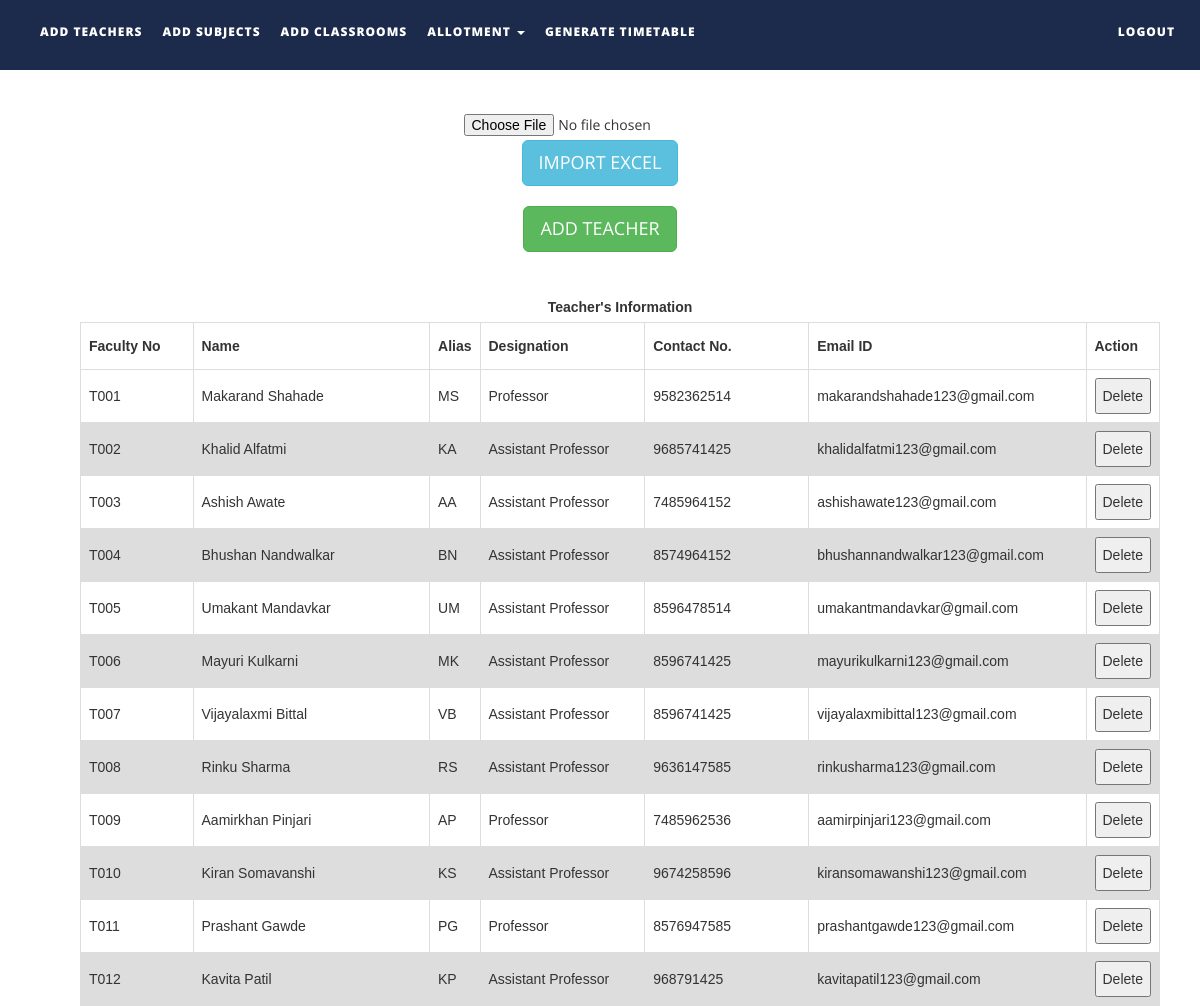
The app's page /files/addteachers.php with its own data.
### tables this page shows
CREATE TABLE `teachers` (
  `faculty_number` VARCHAR(10) NOT NULL,
  `name` TEXT NOT NULL,
  `alias` VARCHAR(10) NOT NULL,
  `designation` VARCHAR(30) NOT NULL,
  `contact_number` VARCHAR(15) NOT NULL,
  `emailid` VARCHAR(50) NOT NULL
);

### files/addteachers.php (the view, shortened to what this page needs)
<!DOCTYPE html>
<html xmlns="http://www.w3.org/1999/xhtml">
<head>
    <link href="assets/css/bootstrap.css" rel="stylesheet"/>
    <link href="assets/css/font-awesome.min.css" rel="stylesheet"/>
    <link href="assets/css/flexslider.css" rel="stylesheet"/>
    <link href="assets/css/style.css" rel="stylesheet"/>
</head>
<body>
<div class="navbar navbar-inverse navbar-fixed-top " id="menu">
    <div class="container">
        <div class="navbar-collapse collapse move-me">
            <ul class="nav navbar-nav navbar-left">
                <li><a href="addteachers.php">ADD TEACHERS</a></li>
                <li><a href="addsubjects.php">ADD SUBJECTS</a></li>
                <li><a href="addclassrooms.php">ADD CLASSROOMS</a></li>
                <li class="dropdown"><a class="dropdown-toggle" data-toggle="dropdown" aria-expanded="false">ALLOTMENT
                        <span class="caret"></span></a>
                </li>
                <li><a href="generatetimetable.php">GENERATE TIMETABLE</a></li>
            </ul>
            <ul class="nav navbar-nav navbar-right">
                <li><a href="index.php">LOGOUT</a></li>
            </ul>
        </div>
    </div>
</div>
<br>
<div align="center" style="margin-top:80px">
    <form name="import" method="post" enctype="multipart/form-data">
        <input type="file" name="file"/>
        <input type="submit" name="teacherexcel" id="teacherexcel" class="btn btn-info btn-lg" value="IMPORT EXCEL"/>
    </form>
</div>
<div align="center" style="margin-top:20px">
    <button id="teachermanual" class="btn btn-success btn-lg">ADD TEACHER</button>
</div>
<div>
    <br>
    <table id=teacherstable style="margin-left: 80px">
        <caption><strong>Teacher's Information </strong></caption>
        <tr>
            <th width="130">Faculty No</th>
            <th width=290>Name</th>
            <th width=50>Alias</th>
            <th width="190">Designation</th>
            <th width="190">Contact No.</th>
            <th width="290">Email ID</th>
            <th width="40">Action</th>
        </tr>
        <tbody>
        <?php
        $q = mysqli_query(mysqli_connect("localhost", "root", "", "ttms"),
            "SELECT * FROM teachers ORDER BY faculty_number ASC");
        while ($row = mysqli_fetch_assoc($q)) {
            echo "<tr><td>{$row['faculty_number']}</td>
                    <td>{$row['name']}</td>
                    <td>{$row['alias']}</td>
                    <td>{$row['designation']}</td>
                    <td>{$row['contact_number']}</td>
                    <td>{$row['emailid']}</td>
                   <td>
                    <button>Delete</button></td>
                    </tr>\n";
        }
        ?>
        </tbody>
    </table>
</div>
</body>
</html>

### files/assets/css/style.css (style rules this page uses)
#menu { background-color: rgba(28, 43, 75, 1); color: #fff; font-size: 12px; font-weight: 900; letter-spacing: 1px; min-height: 70px; }
.navbar-inverse { border-color: transparent; }
.navbar-inverse .navbar-nav > li > a, .navbar-inverse .navbar-nav > li > a:hover { color: #FFF; padding: 22px 10px; }

### files/addteachers.php (style rules this page uses)
table { margin-top: 10px; font-family: arial, sans-serif; border-collapse: collapse; margin-left: 30px; width: 90%; }
td, th { border: 1px solid #dddddd; text-align: left; padding: 8px; }
tr:nth-child(even) { background-color: #dddddd; }

### records on screen
teachers: faculty_number "T001", name "Makarand Shahade", alias "MS", designation "Professor", contact_number "9582362514", emailid "makarandshahade123@gmail.com"
teachers: faculty_number "T002", name "Khalid Alfatmi", alias "KA", designation "Assistant Professor", contact_number "9685741425", emailid "khalidalfatmi123@gmail.com"
teachers: faculty_number "T003", name "Ashish Awate", alias "AA", designation "Assistant Professor", contact_number "7485964152", emailid "ashishawate123@gmail.com"
teachers: faculty_number "T004", name "Bhushan Nandwalkar", alias "BN", designation "Assistant Professor", contact_number "8574964152", emailid "bhushannandwalkar123@gmail.com"
teachers: faculty_number "T005", name "Umakant Mandavkar", alias "UM", designation "Assistant Professor", contact_number "8596478514", emailid "umakantmandavkar@gmail.com"
teachers: faculty_number "T006", name "Mayuri Kulkarni", alias "MK", designation "Assistant Professor", contact_number "8596741425", emailid "mayurikulkarni123@gmail.com"
teachers: faculty_number "T007", name "Vijayalaxmi Bittal", alias "VB", designation "Assistant Professor", contact_number "8596741425", emailid "vijayalaxmibittal123@gmail.com"
teachers: faculty_number "T008", name "Rinku Sharma", alias "RS", designation "Assistant Professor", contact_number "9636147585", emailid "rinkusharma123@gmail.com"
teachers: faculty_number "T009", name "Aamirkhan Pinjari", alias "AP", designation "Professor", contact_number "7485962536", emailid "aamirpinjari123@gmail.com"
teachers: faculty_number "T010", name "Kiran Somavanshi", alias "KS", designation "Assistant Professor", contact_number "9674258596", emailid "kiransomawanshi123@gmail.com"
teachers: faculty_number "T011", name "Prashant Gawde", alias "PG", designation "Professor", contact_number "8576947585", emailid "prashantgawde123@gmail.com"
teachers: faculty_number "T012", name "Kavita Patil", alias "KP", designation "Assistant Professor", contact_number "968791425", emailid "kavitapatil123@gmail.com"
